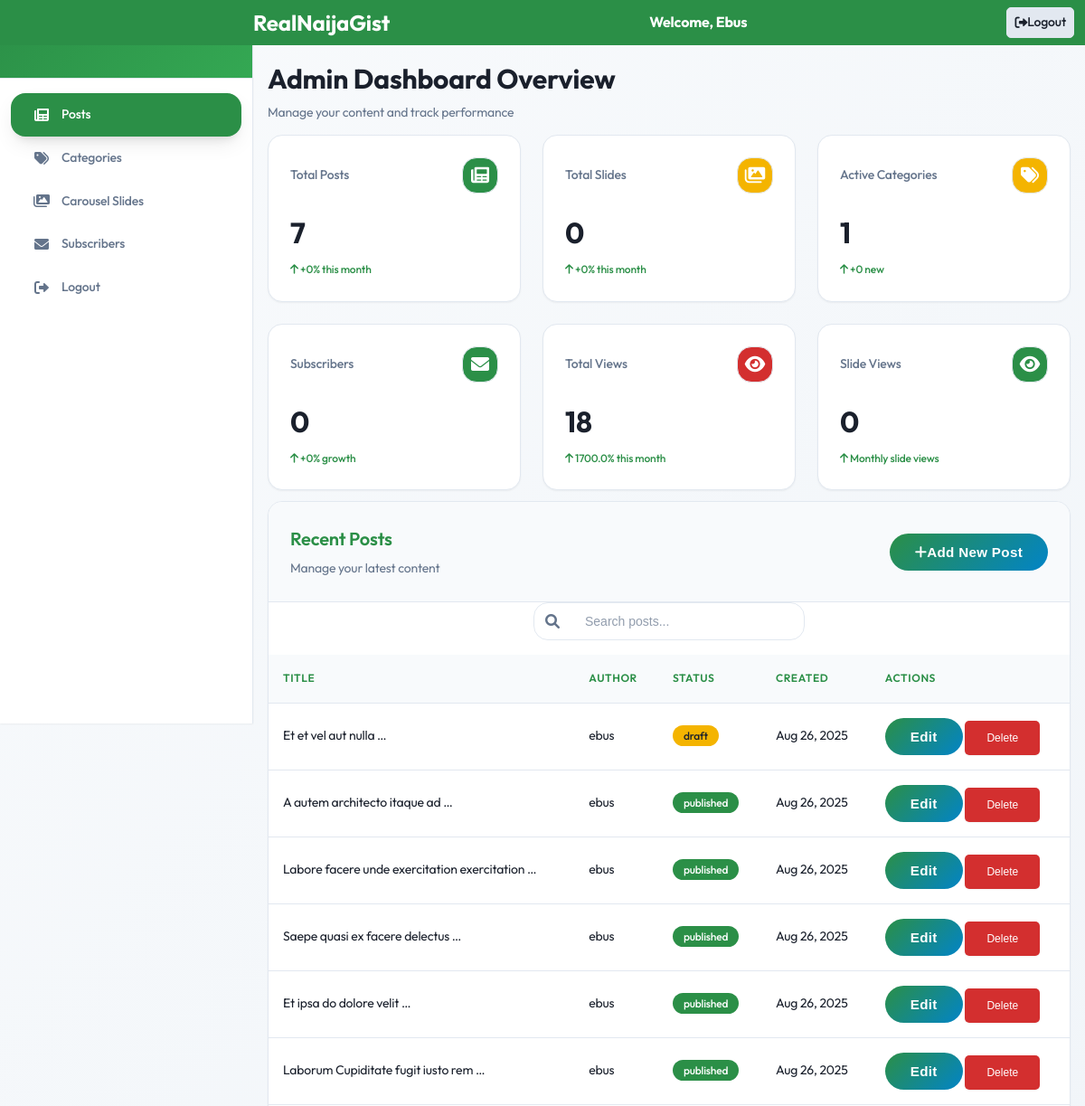
Before: /superuser/dashboard/ (signed in, upper part) with the older database file.
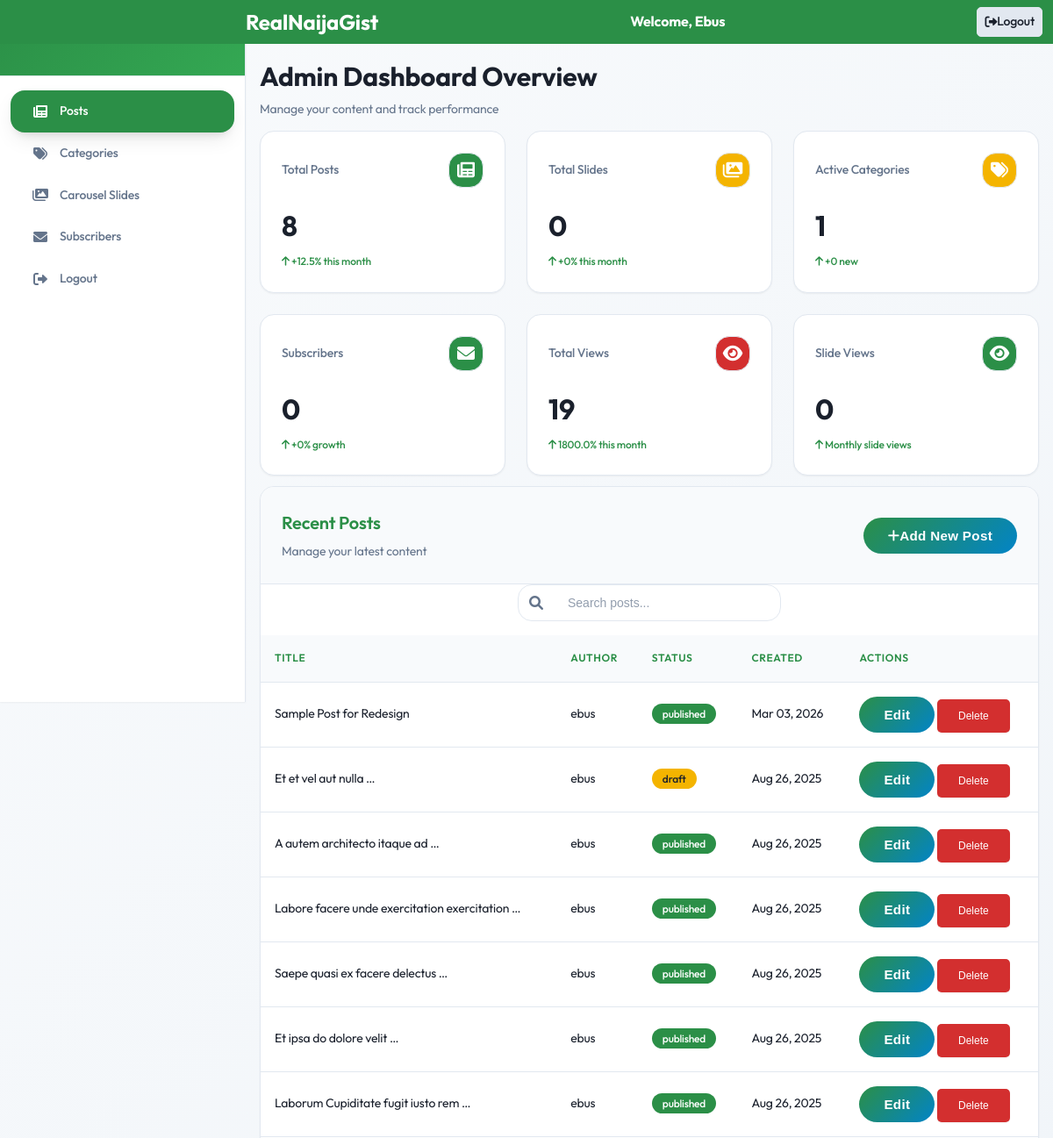
After: the same page with the newer database file.
### news/models.py (models this page shows, shortened)
class Post(models.Model):
    class PostStatus(models.TextChoices):
        DRAFT = 'draft', 'Draft'
        PUBLISHED = 'published', 'Published'
        ARCHIVED = 'archived', 'Archived'
    title = models.CharField(max_length=200)
    slug = models.SlugField(max_length=250, unique=True, db_index=True)
    content = CKEditor5Field(config_name='default')
    status = models.CharField(
        max_length=20,
        choices=PostStatus.choices,
        default=PostStatus.DRAFT,
        db_index=True
    )
    excerpt = models.TextField(max_length=500, blank=True)
    meta_description = models.CharField(max_length=160, blank=True)
    meta_keywords = models.CharField(max_length=255, blank=True)
    featured_image = CloudinaryField('image', blank=True, null=True)
    featured_image_webp = models.ImageField(upload_to='blog/images/webp/', blank=True, null=True, help_text="WebP version for faster loading")
    image_alt_text = models.CharField(max_length=100, blank=True)
    cdn_image_url = models.URLField(max_length=500, blank=True, help_text="Direct CDN URL (overrides uploaded image)")
    featured_video = models.FileField(upload_to='blog/videos/', blank=True, null=True, help_text="Featured video for the post")
    video_thumbnail = models.ImageField(upload_to='blog/videos/thumbnails/', blank=True, null=True, help_text="Custom thumbnail for video")
    video_duration = models.PositiveIntegerField(blank=True, null=True, help_text="Video duration in seconds")
    video_embed_url = models.URLField(max_length=500, blank=True, help_text="YouTube/Vimeo embed URL")
    is_video_post = models.BooleanField(default=False, help_text="Mark if this post is primarily a video post")
    category = models.ForeignKey(Category, on_delete=models.CASCADE, related_name='posts')
    author = models.ForeignKey('auth.User', on_delete=models.CASCADE, related_name='posts')
    tags = TaggableManager(blank=True)
    created_at = models.DateTimeField(auto_now_add=True, db_index=True)
    updated_at = models.DateTimeField(auto_now=True)
    published_at = models.DateTimeField(blank=True, null=True)
    views = models.PositiveIntegerField(default=0)
    likes = models.PositiveIntegerField(default=0)
    shares = models.PositiveIntegerField(default=0)
    is_trending = models.BooleanField(default=False)  # Currently trending
    class Meta:
        ordering = ['-created_at']
        indexes = [
            models.Index(fields=['status', 'created_at']),
            models.Index(fields=['category', 'status']),
            models.Index(fields=['author', 'status']),
            models.Index(fields=['is_trending', 'created_at']),
            models.Index(fields=['is_video_post', 'created_at']),
        ]

### news/views.py (the view)
# urls.py: path('superuser/dashboard/', views.admin_dashboard, name='admin_dashboard'),
@login_required
@user_passes_test(is_admin)
def admin_dashboard(request):
    section = request.GET.get('section', 'posts')
    query = request.GET.get('q', '')
    category_filter = request.GET.get('category', '')
    last_month = timezone.now() - timedelta(days=30)
    previous_month = last_month - timedelta(days=30)
    total_posts = Post.objects.count()
    post_growth = Post.objects.filter(created_at__gte=last_month).count() / (total_posts or 1) * 100
    active_categories = Category.objects.count()
    new_categories = Category.objects.filter(created_at__gte=last_month).count()
    subscribers = NewsletterSubscriber.objects.filter(is_active=True).count()
    subscriber_growth = NewsletterSubscriber.objects.filter(subscribed_at__gte=last_month, is_active=True).count() / (subscribers or 1) * 100
    total_slides = CarouselSlide.objects.count()
    slide_growth = CarouselSlide.objects.filter(created_at__gte=last_month).count() / (total_slides or 1) * 100
    monthly_post_views = PostView.objects.filter(viewed_at__gte=last_month).count()
    previous_post_views = PostView.objects.filter(viewed_at__gte=previous_month, viewed_at__lt=last_month).count()
    monthly_slide_views = SlideView.objects.filter(viewed_at__gte=last_month).count()
    previous_slide_views = SlideView.objects.filter(viewed_at__gte=previous_month, viewed_at__lt=last_month).count()
    monthly_views = monthly_post_views + monthly_slide_views
    previous_views = (previous_post_views + previous_slide_views) or 1
    view_change = ((monthly_views - previous_views) / previous_views) * 100
    context = {
        'user': request.user,
        'section': section,
        'query': query,
        'category_filter': category_filter,
        'categories': Category.objects.all(),
        'current_year': datetime.now().year,
        'stats': {
            'total_posts': total_posts,
            'post_growth': round(post_growth, 1),
            'active_categories': active_categories,
            'new_categories': new_categories,
            'subscribers': subscribers,
            'subscriber_growth': round(subscriber_growth, 1),
            'total_slides': total_slides,
            'slide_growth': round(slide_growth, 1),
            'monthly_views': monthly_views,
            'monthly_post_views': monthly_post_views,
            'monthly_slide_views': monthly_slide_views,
            'view_change': round(view_change, 1),
        },
    }
    if section == 'posts':
        posts = Post.objects.select_related('category', 'author').order_by('-created_at')
        if query:
            posts = posts.filter(Q(title__icontains=query) | Q(content__icontains=query))
        if category_filter:
            posts = posts.filter(category__name=category_filter)
        paginator = Paginator(posts, 10)
        page_obj = paginator.get_page(request.GET.get('page'))
        context['page_obj'] = page_obj
    elif section == 'categories':
        categories = Category.objects.order_by('name')
        paginator = Paginator(categories, 10)
        page_obj = paginator.get_page(request.GET.get('page'))
        context['page_obj'] = page_obj
    elif section == 'carousel':
        slides = CarouselSlide.objects.order_by('-id')
        paginator = Paginator(slides, 10)
        page_obj = paginator.get_page(request.GET.get('page'))
        context['page_obj'] = page_obj
    elif section == 'subscribers':
        subscribers = NewsletterSubscriber.objects.order_by('-subscribed_at')
        paginator = Paginator(subscribers, 10)
        page_obj = paginator.get_page(request.GET.get('page'))
        context['page_obj'] = page_obj
    return render(request, 'admin_dashboard.html', context)

### news/context_processors.py (called while the page is built)
def global_context(request):
    return {
        'categories': Category.objects.all(),
        'current_year': settings.CURRENT_YEAR,
    }

### news/views.py (called while the page is built)
def is_admin(user):
    return user.is_superuser or user.is_staff

### templates/admin_dashboard.html (shortened to what the changed rows need)
{% extends 'base.html' %}
{% load static %}
{% block content %}
<div class="dashboard-container">
    <div id="sidebar" class="sidebar">
        <div class="sidebar-header">
            <h2>Admin Dashboard</h2>
        </div>
    </div>
    <div class="content-area" id="contentArea">
        <div class="content-header">
            <div>
                <h1>Admin Dashboard Overview</h1>
            </div>
        </div>
        <div class="stats-grid">
            <div class="stat-card">
                <div class="stat-card-header">
                    <div class="stat-card-title">Total Posts</div>
                    <div class="stat-card-icon primary"><i class="fas fa-newspaper"></i></div>
                </div>
                <div class="stat-card-value">{{ stats.total_posts|default:0 }}</div>
                <div class="stat-card-change positive"><i class="fas fa-arrow-up"></i> +{{ stats.post_growth|default:0 }}% this month</div>
            </div>
            <div class="stat-card">
                <div class="stat-card-header">
                    <div class="stat-card-title">Total Views</div>
                    <div class="stat-card-icon danger"><i class="fas fa-eye"></i></div>
                </div>
                <div class="stat-card-value">{{ stats.monthly_views|default:0 }}</div>
                <div class="stat-card-change {% if stats.view_change|default:0 < 0 %}negative{% else %}positive{% endif %}">
                    <i class="fas fa-arrow-{% if stats.view_change|default:0 < 0 %}down{% else %}up{% endif %}"></i> {{ stats.view_change|default:0 }}% this month
                </div>
            </div>
        </div>
        {% if section == 'posts' %}
        <div class="card">
            <div class="card-body">
                <div class="table-container">
                    {% include 'partials/post_list.html' %}
                </div>
            </div>
        </div>
        {% endif %}
    </div>
</div>
{% endblock %}

### templates/partials/post_list.html (shortened to what this page needs)
{% load static %}
<div class="search-filter-container">
    <div class="search-wrapper">
        <i class="fas fa-search search-icon"></i>
        <input type="text" class="search-input" placeholder="Search posts..." name="q" value="{{ query }}"
               hx-get="{% url 'news:admin_dashboard' %}?section=posts"
               hx-target=".table-container"
               hx-swap="innerHTML"
               hx-trigger="keyup changed delay:500ms">
    </div>
</div>
{% if page_obj %}
    <table class="table">
        <thead>
            <tr>
                <th>Title</th>
                <th>Author</th>
                <th>Status</th>
                <th>Created</th>
                <th>Actions</th>
            </tr>
        </thead>
        <tbody>
            {% for post in page_obj %}
                <tr>
                    <td>{{ post.title|truncatewords:5 }}</td>
                    <td>{{ post.author.username }}</td>
                    <td>
                        <span class="status-badge {{ post.status }}">
                            {{ post.status }}
                        </span>
                    </td>
                    <td>{{ post.created_at|date:"M d, Y" }}</td>
                    <td>
                        <button hx-get="{% url 'news:post_update' post.pk %}"
                                hx-target="#modal-content"
                                hx-swap="innerHTML"
                                class="btn-primary small">Edit</button>
                        <form method="post" action="{% url 'news:post_delete' post.pk %}" style="display:inline;" onsubmit="return confirm('Are you sure you want to delete this post?');">
                            <button type="submit" class="btn-danger small" id="btn-delete">Delete</button>
                        </form>
                    </td>
                </tr>
            {% empty %}
                <tr>
                    <td colspan="5" class="empty-state">No posts available.</td>
                </tr>
            {% endfor %}
        </tbody>
    </table>
{% else %}
    <div class="empty-state">No posts found.</div>
{% endif %}

Changed rows visible on the page:
added Post: title "Sample Post for Redesign", author.username "ebus", status "published", created_at "Mar 03, 2026"
Other visible differences:
{{ stats.total_posts|default:0 }}: "7" → "8"
{{ stats.post_growth|default:0 }}: "0" → "12.5"
{{ stats.monthly_views|default:0 }}: "18" → "19"
{{ stats.view_change|default:0 }}: "1700.0" → "1800.0"
